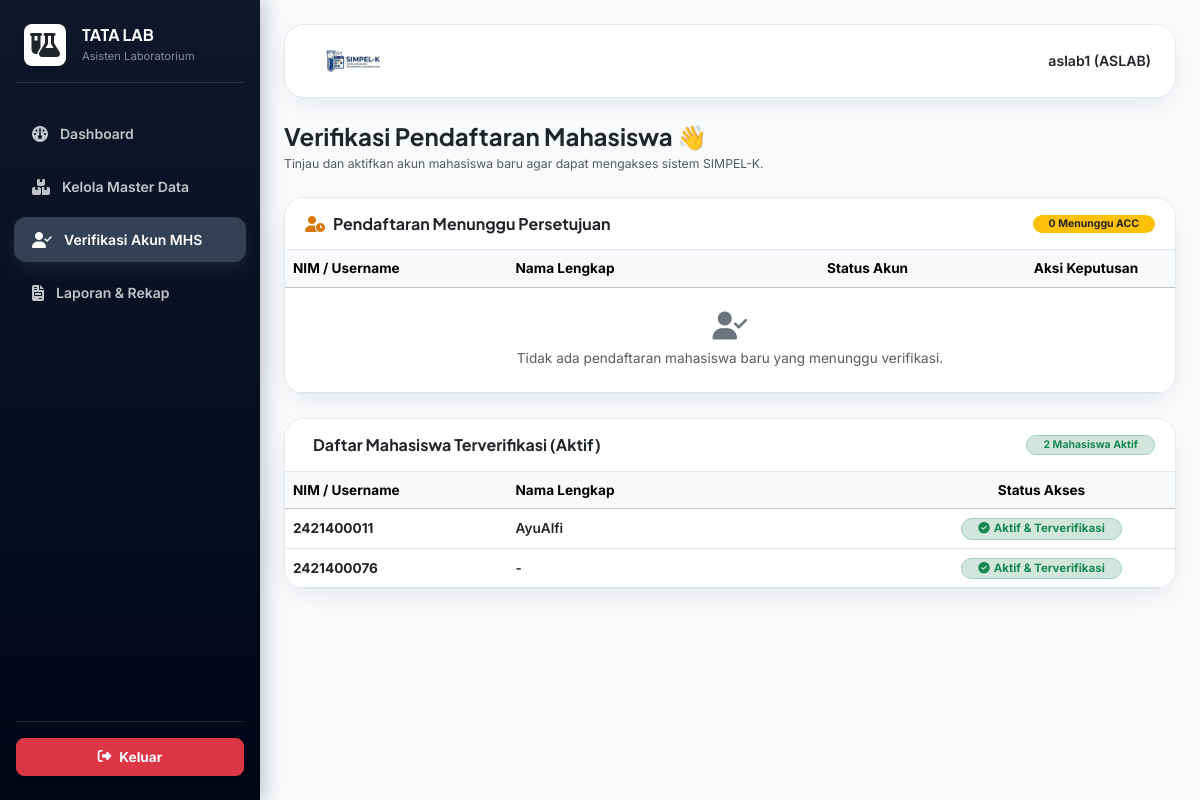
Page /aslab/verifikasi-akun/ (signed in) on the committed database.
### core_auth/models.py (models this page shows, shortened)
class User(AbstractUser):
    ROLE_CHOICES = [
        ('mahasiswa', 'Mahasiswa/PJMK'),
        ('aslab', 'Asisten Laboratorium'),
        ('kaleb', 'Kepala Laboratorium'),
    ]
    role = models.CharField(max_length=20, choices=ROLE_CHOICES, default='mahasiswa')
    nim = models.CharField(max_length=20, blank=True, null=True, unique=True)
    prodi = models.CharField(max_length=50, blank=True, null=True)
    no_hp = models.CharField(max_length=15, blank=True, null=True)

### aslab/views.py (the view)
# urls.py: path('verifikasi-akun/', views.verifikasi_akun_mhs, name='verifikasi_akun'),
@login_required(login_url='core_auth:login')
def verifikasi_akun_mhs(request):
    redirect_target = cekk_role_aslab(request.user)
    if redirect_target:
        messages.error(request, "Anda tidak memiliki hak akses ke Halaman Verifikasi Akun!")
        return redirect(redirect_target)
    antrean_mhs = User.objects.filter(is_active=False).order_by('-date_joined')
    if hasattr(User, 'role'):
        antrean_mhs = antrean_mhs.filter(role='mahasiswa')
    mhs_aktif = User.objects.filter(is_active=True, is_staff=False, is_superuser=False).order_by('-date_joined')
    if hasattr(User, 'role'):
        mhs_aktif = mhs_aktif.filter(role='mahasiswa')
    context = {
        'antrean_mhs': antrean_mhs,
        'mhs_aktif': mhs_aktif,
        'total_antrean': antrean_mhs.count(),
        'total_aktif': mhs_aktif.count(),
    }
    return render(request, 'aslab/verifikasi_akun.html', context)

### aslab/views.py (called while the page is built)
def cekk_role_aslab(user):
    username_lower = user.username.lower()
    if 'kalab' in username_lower or user.groups.filter(name__iexact='KALAB').exists() or getattr(user, 'role', '') == 'KALAB':
        return 'kalab:dashboard'
    elif not ('aslab' in username_lower or user.groups.filter(name__iexact='ASLAB').exists() or getattr(user, 'role', '') == 'ASLAB'):
        return 'mahasiswa:dashboard'
    return None

### aslab/templates/aslab/verifikasi_akun.html (shortened to what this page needs)
{% load static %}
<!DOCTYPE html>
<html lang="id">
<head>
    <link href="https://cdn.jsdelivr.net/npm/bootstrap@5.3.2/dist/css/bootstrap.min.css" rel="stylesheet">
    <link rel="stylesheet" href="https://cdnjs.cloudflare.com/ajax/libs/font-awesome/6.4.2/css/all.min.css">
</head>
<body>
    <div class="sidebar d-flex flex-column justify-content-between py-4">
        <div>
            <div class="px-4 mb-3 text-white d-flex align-items-center gap-3">
                <div class="bg-white rounded-3 p-2 d-flex align-items-center justify-content-center shadow-sm"
                    style="width: 42px; height: 42px;">
                    <i class="fa-solid fa-flask-vial fs-4 text-dark"></i>
                </div>
                <div>
                    <h6 class="fw-bold mb-0 text-white brand-title">TATA LAB</h6>
                    <small class="text-white-50" style="font-size: 0.7rem;">Asisten Laboratorium</small>
                </div>
            </div>
            <hr class="text-white-50 mx-3 mb-4">
            <ul class="nav nav-pills flex-column mb-auto">
                <li class="nav-item">
                    <a href="{% url 'aslab:dashboard' %}"
                        class="nav-link {% if request.resolver_match.url_name == 'dashboard' %}active{% endif %}">
                        <i class="fa-solid fa-gauge fs-6"></i> Dashboard
                    </a>
                </li>
                <li class="nav-item">
                    <a href="{% url 'aslab:master_data' %}"
                        class="nav-link {% if 'master' in request.resolver_match.url_name %}active{% endif %}">
                        <i class="fa-solid fa-boxes-stacked fs-6"></i> Kelola Master Data
                    </a>
                </li>
                <li class="nav-item">
                    <a href="{% url 'aslab:verifikasi_akun' %}"
                        class="nav-link {% if request.resolver_match.url_name == 'verifikasi_akun' %}active{% endif %}">
                        <i class="fa-solid fa-user-check fs-6"></i> Verifikasi Akun MHS
                    </a>
                </li>
                <li class="nav-item">
                    <a href="{% url 'aslab:laporan' %}"
                        class="nav-link {% if request.resolver_match.url_name == 'laporan' %}active{% endif %}">
                        <i class="fa-solid fa-file-invoice fs-6"></i> Laporan & Rekap
                    </a>
                </li>
            </ul>
        </div>
        <div class="px-3">
            <hr class="text-white-50 mb-3">
            <a href="{% url 'core_auth:logout' %}"
                class="btn btn-danger w-100 py-2 rounded-3 fw-bold d-flex align-items-center justify-content-center gap-2 shadow-sm"
                style="font-size: 0.85rem;">
                <i class="fa-solid fa-right-from-bracket"></i> Keluar
            </a>
        </div>
    </div>
    <div class="main-content">
        <div class="top-header-bar d-flex align-items-center justify-content-between">
            <div class="d-flex align-items-center gap-3">
                <img src="{% static 'images/logo.png' %}" alt="SIMPEL-K" class="brand-logo">
            </div>
            <div class="fw-semibold text-dark" style="font-size: 0.88rem;">
                {{ request.user.username }} (ASLAB)
            </div>
        </div>
        <div class="mb-4">
            <h4 class="fw-bold mb-1 text-dark">Verifikasi Pendaftaran Mahasiswa 👋</h4>
            <p class="text-muted small mb-0">Tinjau dan aktifkan akun mahasiswa baru agar dapat mengakses sistem
                SIMPEL-K.</p>
        </div>
        <div class="card card-custom mb-4">
            <div class="card-header d-flex align-items-center justify-content-between">
                <h6 class="fw-bold mb-0 text-dark">
                    <i class="fa-solid fa-user-clock me-2" style="color: var(--amber-600);"></i>Pendaftaran Menunggu
                    Persetujuan
                </h6>
                <span class="badge bg-warning text-dark fw-bold px-3 py-1.5 rounded-pill">
                    {{ total_antrean }} Menunggu ACC
                </span>
            </div>
            <div class="table-responsive">
                <table class="table table-hover align-middle mb-0" style="min-width: 750px; font-size: 0.85rem;">
                    <thead class="table-light text-secondary">
                        <tr>
                            <th style="width: 25%;">NIM / Username</th>
                            <th style="width: 35%;">Nama Lengkap</th>
                            <th style="width: 20%;">Status Akun</th>
                            <th style="width: 20%; text-align: center;">Aksi Keputusan</th>
                        </tr>
                    </thead>
                    <tbody>
                        {% for mhs in antrean_mhs %}
                        <tr>
                            <td>
                                <div class="fw-bold text-dark">{{ mhs.username }}</div>
                            </td>
                            <td>
                                <div class="fw-semibold text-dark">{{ mhs.first_name|default:"-" }}</div>
                            </td>
                            <td>
                                <span
                                    class="badge bg-warning-subtle text-warning border border-warning-subtle px-2.5 py-1.5 rounded-pill fw-bold"
                                    style="font-size: 0.72rem;">
                                    <i class="fa-solid fa-hourglass-start me-1"></i>Belum Aktif
                                </span>
                            </td>
                            <td class="text-center">
                                <div class="d-flex align-items-center justify-content-center gap-1">
                                    <a href="{% url 'aslab:proses_persetujuan_akun' mhs.id 'acc' %}"
                                        class="btn btn-success btn-sm fw-bold px-2.5 py-1 rounded-2 d-inline-flex align-items-center gap-1"
                                        style="font-size: 0.75rem;"
                                        onclick="return confirm('Aktifkan akun mahasiswa ini?');">
                                        <i class="fa-solid fa-check"></i> Setujui
                                    </a>
                                    <a href="{% url 'aslab:proses_persetujuan_akun' mhs.id 'tolak' %}"
                                        class="btn btn-danger btn-sm fw-bold px-2.5 py-1 rounded-2 d-inline-flex align-items-center gap-1"
                                        style="font-size: 0.75rem;"
                                        onclick="return confirm('Tolak dan hapus pendaftaran ini?');">
                                        <i class="fa-solid fa-xmark"></i> Tolak
                                    </a>
                                </div>
                            </td>
                        </tr>
                        {% empty %}
                        <tr>
                            <td colspan="4" class="text-center py-4 text-muted">
                                <i class="fa-solid fa-user-check fs-3 mb-2 d-block text-secondary"></i>
                                Tidak ada pendaftaran mahasiswa baru yang menunggu verifikasi.
                            </td>
                        </tr>
                        {% endfor %}
                    </tbody>
                </table>
            </div>
        </div>
        <div class="card card-custom mb-4">
            <div class="card-header d-flex align-items-center justify-content-between">
                <h6 class="fw-bold mb-0 text-dark">
                    Daftar Mahasiswa Terverifikasi (Aktif)
                </h6>
                <span
                    class="badge bg-success-subtle text-success border border-success-subtle fw-bold px-3 py-1.5 rounded-pill">
                    {{ total_aktif }} Mahasiswa Aktif
                </span>
            </div>
            <div class="table-responsive">
                <table class="table table-hover align-middle mb-0" style="min-width: 750px; font-size: 0.85rem;">
                    <thead class="table-light text-secondary">
                        <tr>
                            <th style="width: 25%;">NIM / Username</th>
                            <th style="width: 45%;">Nama Lengkap</th>
                            <th style="width: 30%; text-align: center;">Status Akses</th>
                        </tr>
                    </thead>
                    <tbody>
                        {% for mhs in mhs_aktif %}
                        <tr>
                            <td>
                                <div class="fw-bold text-dark">{{ mhs.username }}</div>
                            </td>
                            <td>
                                <div class="fw-semibold text-dark">{{ mhs.first_name|default:"-" }}</div>
                            </td>
                            <td class="text-center">
                                <span
                                    class="badge bg-success-subtle text-success border border-success-subtle px-3 py-1.5 rounded-pill fw-bold"
                                    style="font-size: 0.72rem;">
                                    <i class="fa-solid fa-circle-check me-1"></i>Aktif & Terverifikasi
                                </span>
                            </td>
                        </tr>
                        {% empty %}
                        <tr>
                            <td colspan="3" class="text-center py-4 text-muted">
                                Belum ada mahasiswa terdaftar yang aktif.
                            </td>
                        </tr>
                        {% endfor %}
                    </tbody>
                </table>
            </div>
        </div>
    </div>
</body>
</html>

### aslab/templates/aslab/verifikasi_akun.html (style rules this page uses)
:root { --navy-900: #0f172a; --navy-700: #1e293b; --navy-600: #334155; --navy-050: #f1f5f9; --ink: #0f172a; --ink-muted: #64748b; --line: #e2e8f0; --paper: #ffffff; --bg: #f8fafc; --radius-lg: 20px; --radius-md: 12px; --shadow-card: 0 10px 25px -5px rgba(15, 23, 42, 0.08); --amber-600: #d97706; --amber-050: #fef3c7; --success-600: #16a34a; --success-050: #dcfce7; --danger-600: #dc2626; --danger-050: #fee2e2; }
body { background-color: var(--bg); font-family: 'Inter', system-ui, sans-serif; color: var(--ink); font-size: 0.875rem; }
h1, h2, h3, h4, h5, h6, .brand-title { font-family: 'Plus Jakarta Sans', 'Inter', sans-serif; }
.sidebar { position: fixed; top: 0; bottom: 0; left: 0; z-index: 1040; width: 260px; background: linear-gradient(180deg, var(--navy-900) 0%, #020617 100%); box-shadow: 4px 0 18px rgba(15, 23, 42, 0.25); }
.sidebar .nav-link { font-weight: 600; color: rgba(255, 255, 255, 0.75); padding: 12px 18px; margin: 4px 14px; border-radius: var(--radius-md); display: flex; align-items: center; gap: 12px; font-size: 0.875rem; transition: all .2s ease; }
.sidebar .nav-link.active { color: #fff; background: var(--navy-600); box-shadow: 0 8px 20px -4px rgba(51, 65, 85, 0.5); }
.main-content { margin-left: 260px; padding: 24px; min-height: 100vh; }
.top-header-bar { background-color: var(--paper); border: 1px solid var(--line); border-radius: var(--radius-lg); padding: 12px 24px; margin-bottom: 24px; box-shadow: var(--shadow-card); }
.brand-logo { height: 48px; width: auto; object-fit: contain; }
.card-custom { background: var(--paper); border: 1px solid var(--line); border-radius: var(--radius-lg); box-shadow: var(--shadow-card); overflow: hidden; }
.card-custom .card-header { background: var(--paper); border-bottom: 1px solid var(--line); padding: 1rem 1.25rem; }

### rows in the picture
User: user.username "aslab1"
User: username "2421400011", first_name "AyuAlfi"
User: username "2421400076", first_name "-"

### other values in the picture
{{ total_antrean }} "0"
{{ total_aktif }} "2"
